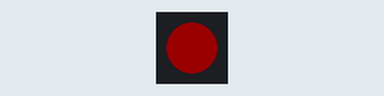
Recording of a program running on a simulated CircuitPython board. Shown: 1 RGB LEDs in strip order, left to right. Dim RGB values are drawn brighter than linear.

Above: at 0.2 s.
At 1.2 s:
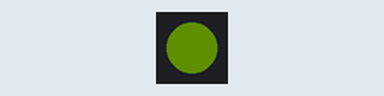
At 2.2 s:
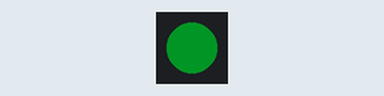
At 4.2 s:
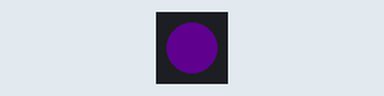
Timing chart, 0 to 6.5 s (numbered marks = the images above):
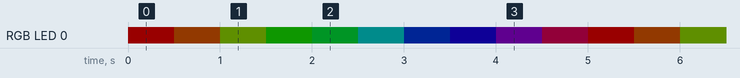

The program:

animate_neopixel.py
```python
"""Example for Pico. Blinks the built-in LED."""
import board
import neopixel

from adafruit_led_animation.animation.blink import Blink
from adafruit_led_animation.animation.pulse import Pulse
from adafruit_led_animation.animation.rainbow import Rainbow
from adafruit_led_animation.color import MAGENTA

pixel_pin = board.NEOPIXEL

pixel_num = 1

pixels = neopixel.NeoPixel(pixel_pin, pixel_num, brightness=0.1, auto_write=False)

blink = Rainbow(pixels, speed=0.5)

while True:
    blink.animate()
```

Measured:
- by itself, RGB LED 0: repeats every 5.0 s: RGB(18, 7, 0) 0.50 s, RGB(10, 15, 0) 0.50 s, RGB(2, 22, 0) 0.50 s, RGB(0, 20, 5) 0.50 s, RGB(0, 12, 12) 0.50 s, RGB(0, 5, 20) 0.50 s, RGB(2, 0, 22) 0.50 s, RGB(10, 0, 15) 0.50 s, RGB(18, 0, 7) 0.50 s, RGB(25, 0, 0) 0.50 s
- by itself, everything shown: repeats every 5.0 s, in 10 steps
